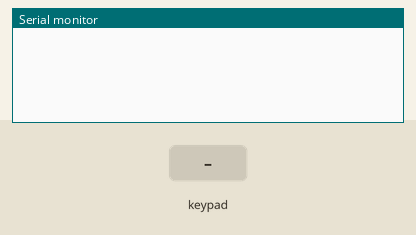
Recording of a sketch running on a simulated Arduino Uno, built with avr-gcc and run on an emulated ATmega328P. On the bench: the last lines printed to the serial monitor. The test bench sets the inputs (shaded band).

Above: at 1.2 s.
1.3 s: key '1' pressed
At 2.3 s:
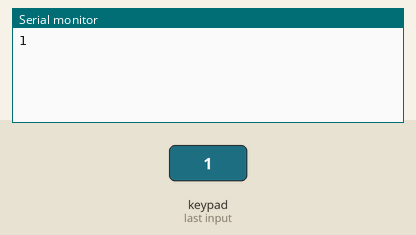
2.8 s: keypad keys 4 5 6 7 pressed 0.4 s apart
At 3.06 s:
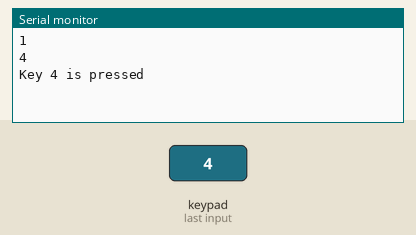
5.9 s: key 'A' pressed
At 7.0 s:
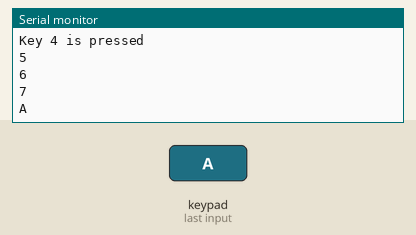
7.4 s: keypad keys 4 5 6 7 # pressed 0.4 s apart
At 9.5 s:
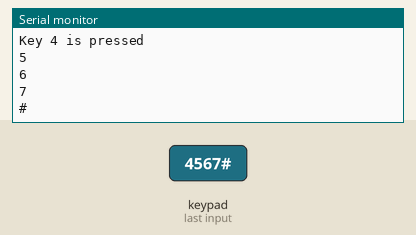
10.9 s: key 'B' pressed
At 12.1 s:
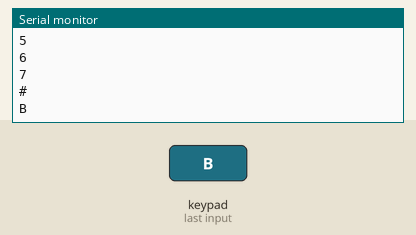
12.4 s: keypad keys 4 5 6 7 * pressed 0.4 s apart
At 14.7 s:
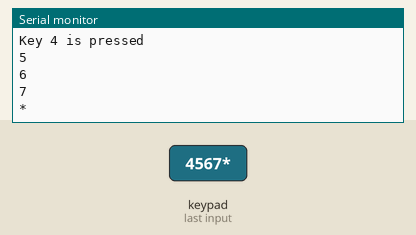
Timing chart, 0 to 16.2 s (numbered marks = the images above; inputs shaded):
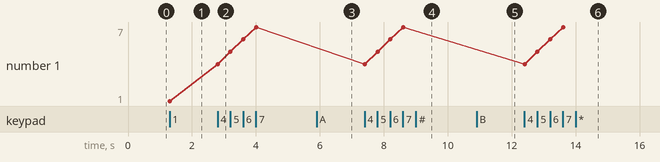

The sketch:

NumPad_Test.ino
```cpp
 /*
 * Original sourse: https://playground.arduino.cc/Code/Keypad
 * This is the Arduino code for 4x4 keypad.
 * watch the video for details and demo http://youtu.be/qIDzzG2LUtg
 *  *
 * Written by Ahmad Nejrabi for Robojax Video channel www.Robojax.com
 * Date: Dec 18, 2017, in Ajax, Ontario, Canada
 * Permission granted to share this code given that this
 * note is kept with the code.
 * Disclaimer: this code is "AS IS" and for educational purpose only.
 * this code has been downloaded from http://robojax.com/learn/arduino/
 *
 */
/* @file HelloKeypad.pde
|| @version 1.0
|| @author Alexander Brevig
|| @contact alexanderbrevig@gmail.com
||
|| @description
|| | Demonstrates the simplest use of the matrix Keypad library.
|| #
*/
#include <Keypad.h>

const byte ROWS = 4; //four rows
const byte COLS = 4; //three columns
char keys[ROWS][COLS] = {
  {'1','2','3','A'},
  {'4','5','6','B'},
  {'7','8','9','C'},
  {'*','0','#','D'}
};

//from red to yellow
//pin 13 - 6

byte rowPins[ROWS] = {4, 5, 6, 7}; //connect to the row pinouts of the keypad
byte colPins[COLS] = {8, 9, 11, 12}; //connect to the column pinouts of the keypad

Keypad keypad = Keypad( makeKeymap(keys), rowPins, colPins, ROWS, COLS );

void setup(){
  Serial.begin(9600);
}

void loop(){
  char key = keypad.getKey();
    // just print the pressed key
   if (key){
    Serial.println(key);
  }

  // this checkes if 4 is pressed, then do something. Here  we print the text but you can control something.
  if (key =='4'){
    Serial.println("Key 4 is pressed");
  }
}
```

Measured:
- after the input at 1.3 s, the serial monitor: prints a new line at once (image 1)
- after the input at 2.8 s, the serial monitor: prints a new line at once (image 2)
- after the input at 5.9 s, the serial monitor: prints a new line at once (image 3)
- after the input at 7.4 s, the serial monitor: prints a new line at once (image 4)
- after the input at 10.9 s, the serial monitor: prints a new line at once (image 5)
- after the input at 12.4 s, the serial monitor: prints a new line at once (image 6)
- plotted number 1: 1 → 7 after the input at 2.8 s
